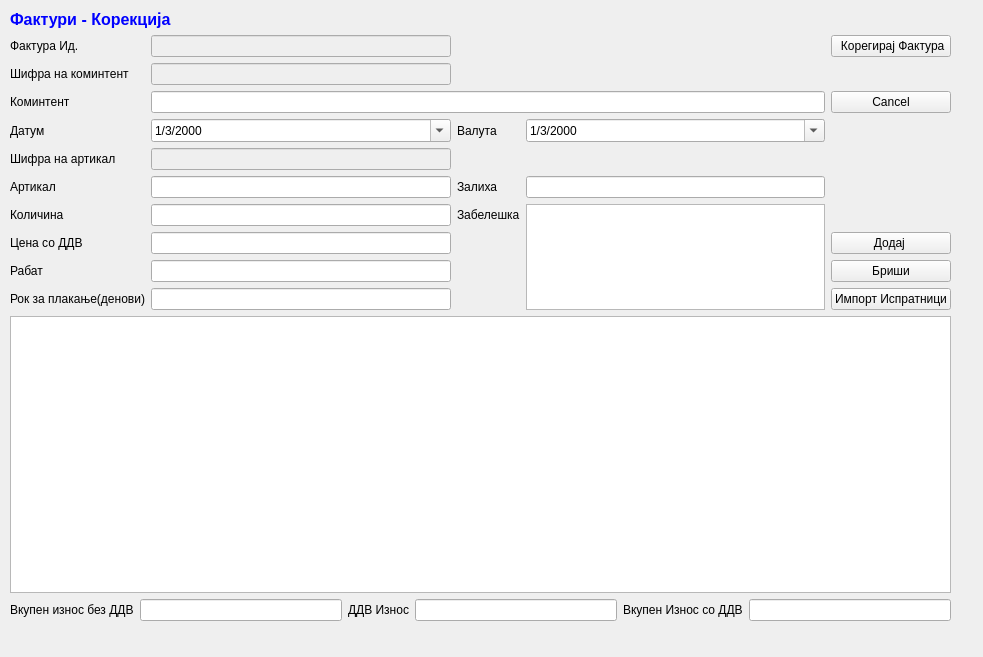
<?xml version="1.0" encoding="UTF-8"?>
<ui version="4.0">
 <class>FakturiKorekcija</class>
 <widget class="QWidget" name="FakturiKorekcija">
  <property name="geometry">
   <rect>
    <x>0</x>
    <y>0</y>
    <width>983</width>
    <height>657</height>
   </rect>
  </property>
  <property name="windowTitle">
   <string>Form</string>
  </property>
  <widget class="QWidget" name="layoutWidget">
   <property name="geometry">
    <rect>
     <x>10</x>
     <y>10</y>
     <width>941</width>
     <height>611</height>
    </rect>
   </property>
   <layout class="QGridLayout" name="gridLayout">
    <item row="1" column="1">
     <widget class="QLineEdit" name="faktura_id">
      <property name="enabled">
       <bool>false</bool>
      </property>
     </widget>
    </item>
    <item row="6" column="1">
     <widget class="QLineEdit" name="artikal">
      <property name="enabled">
       <bool>true</bool>
      </property>
      <property name="toolTip">
       <string>&lt;html&gt;&lt;head/&gt;&lt;body&gt;&lt;p&gt;Притисни ЕНТЕР за да те однесе во листата&lt;/p&gt;&lt;/body&gt;&lt;/html&gt;</string>
      </property>
      <property name="readOnly">
       <bool>false</bool>
      </property>
     </widget>
    </item>
    <item row="8" column="4">
     <widget class="QPushButton" name="pushButton_3">
      <property name="text">
       <string>Додај </string>
      </property>
     </widget>
    </item>
    <item row="0" column="0" colspan="2">
     <widget class="QLabel" name="label_4">
      <property name="text">
       <string>&lt;!DOCTYPE HTML PUBLIC &quot;-//W3C//DTD HTML 4.0//EN&quot; &quot;http://www.w3.org/TR/REC-html40/strict.dtd&quot;&gt;
&lt;html&gt;&lt;head&gt;&lt;meta name=&quot;qrichtext&quot; content=&quot;1&quot; /&gt;&lt;style type=&quot;text/css&quot;&gt;
p, li { white-space: pre-wrap; }
&lt;/style&gt;&lt;/head&gt;&lt;body style=&quot; font-family:'MS Shell Dlg 2'; font-size:10pt; font-weight:400; font-style:normal;&quot;&gt;
&lt;p style=&quot; margin-top:0px; margin-bottom:0px; margin-left:0px; margin-right:0px; -qt-block-indent:0; text-indent:0px;&quot;&gt;&lt;span style=&quot; font-size:12pt; font-weight:600; color:#0000ff;&quot;&gt;Фактури - Корекција&lt;/span&gt;&lt;/p&gt;&lt;/body&gt;&lt;/html&gt;</string>
      </property>
     </widget>
    </item>
    <item row="1" column="0">
     <widget class="QLabel" name="label_7">
      <property name="text">
       <string>Фактура Ид.</string>
      </property>
     </widget>
    </item>
    <item row="1" column="4">
     <widget class="QPushButton" name="pushButton_4">
      <property name="text">
       <string> Корегирај Фактура</string>
      </property>
      <property name="icon">
       <iconset>
        <normaloff>../../../Brisi/sterna/Resources/key_f9.png</normaloff>../../../Brisi/sterna/Resources/key_f9.png</iconset>
      </property>
     </widget>
    </item>
    <item row="3" column="0">
     <widget class="QLabel" name="label">
      <property name="text">
       <string>Коминтент</string>
      </property>
     </widget>
    </item>
    <item row="3" column="4">
     <widget class="QPushButton" name="pushButton_5">
      <property name="text">
       <string>Cancel</string>
      </property>
     </widget>
    </item>
    <item row="4" column="0">
     <widget class="QLabel" name="label_2">
      <property name="text">
       <string>Датум</string>
      </property>
     </widget>
    </item>
    <item row="6" column="0">
     <widget class="QLabel" name="label_3">
      <property name="text">
       <string>Артикал</string>
      </property>
     </widget>
    </item>
    <item row="9" column="0">
     <widget class="QLabel" name="label_9">
      <property name="text">
       <string>Рабат</string>
      </property>
     </widget>
    </item>
    <item row="9" column="1">
     <widget class="QLineEdit" name="rabat"/>
    </item>
    <item row="9" column="4">
     <widget class="QPushButton" name="pushButton_6">
      <property name="text">
       <string>Бриши</string>
      </property>
     </widget>
    </item>
    <item row="11" column="0" colspan="5">
     <widget class="QTableView" name="tableView"/>
    </item>
    <item row="4" column="1">
     <widget class="QDateTimeEdit" name="dateTimeDatum">
      <property name="date">
       <date>
        <year>2000</year>
        <month>3</month>
        <day>1</day>
       </date>
      </property>
      <property name="displayFormat">
       <string>d/M/yyyy</string>
      </property>
      <property name="calendarPopup">
       <bool>true</bool>
      </property>
     </widget>
    </item>
    <item row="10" column="1">
     <widget class="QLineEdit" name="rok_za_plakanje_denovi"/>
    </item>
    <item row="10" column="0">
     <widget class="QLabel" name="label_10">
      <property name="text">
       <string>Рок за плакање(денови)</string>
      </property>
     </widget>
    </item>
    <item row="10" column="4">
     <widget class="QPushButton" name="pushButtonA">
      <property name="text">
       <string>Импорт Испратници</string>
      </property>
     </widget>
    </item>
    <item row="3" column="1" colspan="3">
     <widget class="QLineEdit" name="komintent">
      <property name="enabled">
       <bool>true</bool>
      </property>
      <property name="toolTip">
       <string>&lt;html&gt;&lt;head/&gt;&lt;body&gt;&lt;p&gt;Притисни ЕНТЕР за да те однесе во листата&lt;/p&gt;&lt;/body&gt;&lt;/html&gt;</string>
      </property>
      <property name="readOnly">
       <bool>false</bool>
      </property>
     </widget>
    </item>
    <item row="4" column="3">
     <widget class="QDateTimeEdit" name="dateTimeValuta">
      <property name="date">
       <date>
        <year>2000</year>
        <month>3</month>
        <day>1</day>
       </date>
      </property>
      <property name="displayFormat">
       <string>d/M/yyyy</string>
      </property>
      <property name="calendarPopup">
       <bool>true</bool>
      </property>
     </widget>
    </item>
    <item row="4" column="2">
     <widget class="QLabel" name="label_12">
      <property name="text">
       <string>Валута</string>
      </property>
     </widget>
    </item>
    <item row="7" column="2">
     <widget class="QLabel" name="label_11">
      <property name="text">
       <string>Забелешка</string>
      </property>
     </widget>
    </item>
    <item row="6" column="2">
     <widget class="QLabel" name="label_8">
      <property name="text">
       <string>Залиха</string>
      </property>
     </widget>
    </item>
    <item row="6" column="3">
     <widget class="QLineEdit" name="zaliha"/>
    </item>
    <item row="7" column="3" rowspan="4">
     <widget class="QTextEdit" name="zabeleska"/>
    </item>
    <item row="8" column="1">
     <widget class="QLineEdit" name="cena_so_ddv"/>
    </item>
    <item row="7" column="1">
     <widget class="QLineEdit" name="kolicina"/>
    </item>
    <item row="8" column="0">
     <widget class="QLabel" name="label_5">
      <property name="text">
       <string>Цена со ДДВ</string>
      </property>
     </widget>
    </item>
    <item row="7" column="0">
     <widget class="QLabel" name="label_6">
      <property name="text">
       <string>Количина</string>
      </property>
     </widget>
    </item>
    <item row="12" column="0" colspan="5">
     <layout class="QGridLayout" name="gridLayout_2">
      <item row="0" column="0">
       <widget class="QLabel" name="label_13">
        <property name="text">
         <string>Вкупен износ без ДДВ</string>
        </property>
       </widget>
      </item>
      <item row="0" column="1">
       <widget class="QLineEdit" name="vk_iznos_bez_ddv">
        <property name="readOnly">
         <bool>true</bool>
        </property>
       </widget>
      </item>
      <item row="0" column="2">
       <widget class="QLabel" name="label_14">
        <property name="text">
         <string>ДДВ Износ</string>
        </property>
       </widget>
      </item>
      <item row="0" column="3">
       <widget class="QLineEdit" name="vk_ddv_iznos">
        <property name="readOnly">
         <bool>true</bool>
        </property>
       </widget>
      </item>
      <item row="0" column="4">
       <widget class="QLabel" name="label_15">
        <property name="text">
         <string>Вкупен Износ со ДДВ</string>
        </property>
       </widget>
      </item>
      <item row="0" column="5">
       <widget class="QLineEdit" name="vk_iznos_so_ddv">
        <property name="readOnly">
         <bool>true</bool>
        </property>
       </widget>
      </item>
     </layout>
    </item>
    <item row="2" column="0">
     <widget class="QLabel" name="label_16">
      <property name="text">
       <string>Шифра на коминтент</string>
      </property>
     </widget>
    </item>
    <item row="5" column="0">
     <widget class="QLabel" name="label_17">
      <property name="text">
       <string>Шифра на артикал</string>
      </property>
     </widget>
    </item>
    <item row="2" column="1">
     <widget class="QLineEdit" name="sifra_komintent">
      <property name="enabled">
       <bool>false</bool>
      </property>
     </widget>
    </item>
    <item row="5" column="1">
     <widget class="QLineEdit" name="sifra_artikal">
      <property name="enabled">
       <bool>false</bool>
      </property>
      <property name="readOnly">
       <bool>true</bool>
      </property>
     </widget>
    </item>
   </layout>
  </widget>
 </widget>
 <tabstops>
  <tabstop>faktura_id</tabstop>
  <tabstop>sifra_komintent</tabstop>
  <tabstop>komintent</tabstop>
  <tabstop>dateTimeDatum</tabstop>
  <tabstop>dateTimeValuta</tabstop>
  <tabstop>sifra_artikal</tabstop>
  <tabstop>artikal</tabstop>
  <tabstop>zaliha</tabstop>
  <tabstop>kolicina</tabstop>
  <tabstop>cena_so_ddv</tabstop>
  <tabstop>rabat</tabstop>
  <tabstop>rok_za_plakanje_denovi</tabstop>
  <tabstop>zabeleska</tabstop>
  <tabstop>tableView</tabstop>
  <tabstop>vk_iznos_bez_ddv</tabstop>
  <tabstop>vk_ddv_iznos</tabstop>
  <tabstop>vk_iznos_so_ddv</tabstop>
  <tabstop>pushButton_3</tabstop>
  <tabstop>pushButton_6</tabstop>
  <tabstop>pushButtonA</tabstop>
  <tabstop>pushButton_4</tabstop>
  <tabstop>pushButton_5</tabstop>
 </tabstops>
 <resources/>
 <connections/>
</ui>
